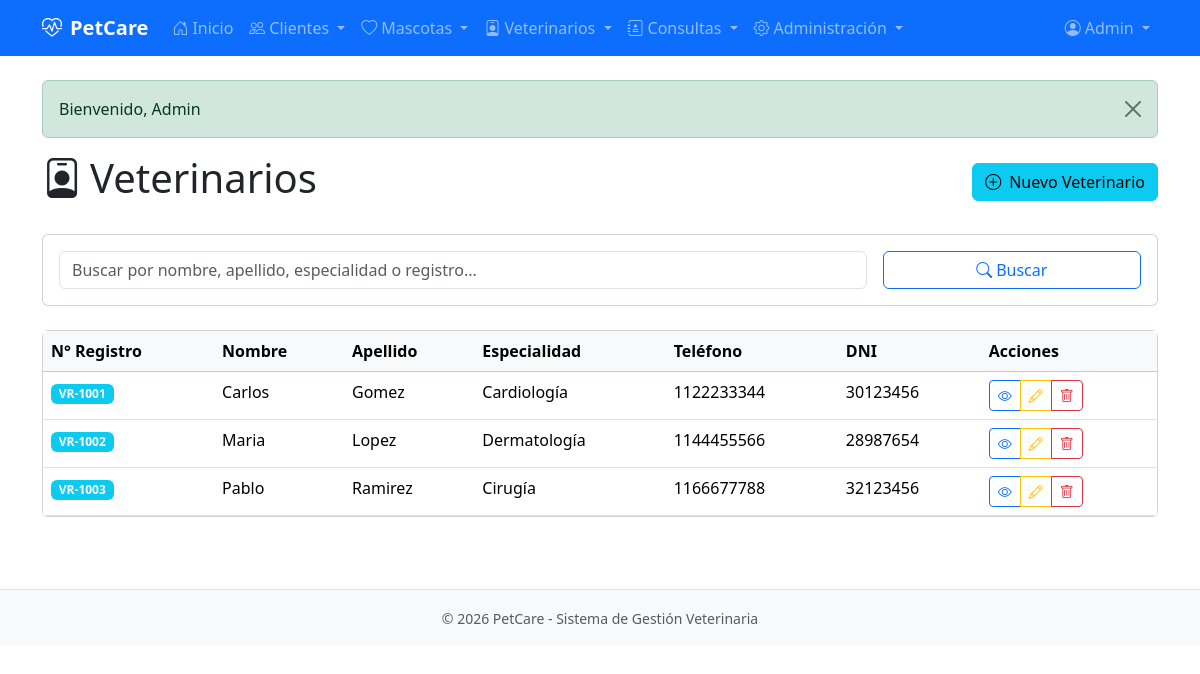
Page /pages/veterinario/listar.php (signed in) on the committed database.
### tables this page shows
CREATE TABLE usuarios (
    id_usuario INT AUTO_INCREMENT PRIMARY KEY,
    nombre VARCHAR(50) NOT NULL,
    apellido VARCHAR(50) NOT NULL,
    email VARCHAR(100) NOT NULL UNIQUE,
    password VARCHAR(255) NOT NULL,
    telefono VARCHAR(20),
    id_rol INT NOT NULL DEFAULT 3,
    activo TINYINT(1) NOT NULL DEFAULT 1,
    fecha_registro TIMESTAMP DEFAULT CURRENT_TIMESTAMP,
    CONSTRAINT fk_usuarios_roles FOREIGN KEY (id_rol) REFERENCES roles(id_rol)
);

CREATE TABLE veterinarios (
    id_veterinario INT AUTO_INCREMENT PRIMARY KEY,
    dni VARCHAR(15) NOT NULL UNIQUE,
    nombre VARCHAR(50) NOT NULL,
    apellido VARCHAR(50) NOT NULL,
    numero_registro VARCHAR(20) NOT NULL UNIQUE,
    telefono VARCHAR(20),
    especialidad VARCHAR(50)
);

### includes/auth.php (called while the page is built, shortened)
<?php
function isLoggedIn() {
    return isset($_SESSION['user_id']);
}
function getCurrentUser() {
    $db = getDB();
    $stmt = $db->prepare("SELECT u.*, r.nombre as rol_nombre FROM usuarios u LEFT JOIN roles r ON u.id_rol = r.id_rol WHERE u.id_usuario = ?");
    $stmt->execute([$_SESSION['user_id']]);
    return $stmt->fetch();
}

### includes/functions.php (called while the page is built, shortened)
<?php
function getAllVeterinarios($search = '') {
    $db = getDB();
    $sql = "SELECT * FROM veterinarios WHERE 1=1";
    $params = [];
    $sql .= " ORDER BY apellido, nombre";
    $stmt = $db->prepare($sql);
    $stmt->execute($params);
    return $stmt->fetchAll();
}

### pages/veterinario/listar.php (the view, shortened to what this page needs)
<?php
require_once dirname(__DIR__, 2) . '/includes/auth.php';
require_once dirname(__DIR__, 2) . '/includes/functions.php';
require_once dirname(__DIR__, 2) . '/includes/header.php';
$pageTitle = 'Veterinarios';
$search = $_GET['search'] ?? '';
$veterinarios = getAllVeterinarios($search);
?>
<div class="d-flex justify-content-between align-items-center mb-4">
    <h1><i class="bi bi-person-badge me-2"></i><?php echo $pageTitle; ?></h1>
    <a href="<?php echo APP_URL; ?>/pages/veterinario/crear.php" class="btn btn-info">
        <i class="bi bi-plus-circle me-2"></i>Nuevo Veterinario
    </a>
</div>
<div class="card mb-4">
    <div class="card-body">
        <form method="GET" class="row g-3">
            <div class="col-md-9">
                <input type="text" class="form-control" name="search" placeholder="Buscar por nombre, apellido, especialidad o registro..." value="<?php echo htmlspecialchars($search); ?>">
            </div>
            <div class="col-md-3">
                <button type="submit" class="btn btn-outline-primary w-100"><i class="bi bi-search me-1"></i>Buscar</button>
            </div>
        </form>
    </div>
</div>
<div class="card">
    <div class="card-body p-0">
        <?php if (empty($veterinarios)): ?>
            <div class="text-center py-5">
                <i class="bi bi-person-badge fs-1 text-muted"></i>
                <p class="text-muted mt-2">No hay veterinarios registrados</p>
                <a href="<?php echo APP_URL; ?>/pages/veterinario/crear.php" class="btn btn-info">Crear primer veterinario</a>
            </div>
        <?php else: ?>
            <div class="table-responsive">
                <table class="table table-hover mb-0">
                    <thead class="table-light">
                        <tr>
                            <th>N° Registro</th>
                            <th>Nombre</th>
                            <th>Apellido</th>
                            <th>Especialidad</th>
                            <th>Teléfono</th>
                            <th>DNI</th>
                            <th>Acciones</th>
                        </tr>
                    </thead>
                    <tbody>
                        <?php foreach ($veterinarios as $vet): ?>
                            <tr>
                                <td><span class="badge bg-info"><?php echo htmlspecialchars($vet['numero_registro']); ?></span></td>
                                <td><?php echo htmlspecialchars($vet['nombre']); ?></td>
                                <td><?php echo htmlspecialchars($vet['apellido']); ?></td>
                                <td><?php echo htmlspecialchars($vet['especialidad'] ?? '-'); ?></td>
                                <td><?php echo htmlspecialchars($vet['telefono'] ?? '-'); ?></td>
                                <td><?php echo htmlspecialchars($vet['dni']); ?></td>
                                <td>
                                    <div class="btn-group btn-group-sm">
                                        <a href="<?php echo APP_URL; ?>/pages/veterinario/ver.php?id=<?php echo $vet['id_veterinario']; ?>" class="btn btn-outline-primary" title="Ver">
                                            <i class="bi bi-eye"></i>
                                        </a>
                                        <a href="<?php echo APP_URL; ?>/pages/veterinario/editar.php?id=<?php echo $vet['id_veterinario']; ?>" class="btn btn-outline-warning" title="Editar">
                                            <i class="bi bi-pencil"></i>
                                        </a>
                                        <a href="<?php echo APP_URL; ?>/pages/veterinario/eliminar.php?id=<?php echo $vet['id_veterinario']; ?>" class="btn btn-outline-danger" title="Eliminar" onclick="return confirm('¿Estás seguro de eliminar este veterinario?')">
                                            <i class="bi bi-trash"></i>
                                        </a>
                                    </div>
                                </td>
                            </tr>
                        <?php endforeach; ?>
                    </tbody>
                </table>
            </div>
        <?php endif; ?>
    </div>
</div>
<?php require_once dirname(__DIR__, 2) . '/includes/footer.php'; ?>

### includes/header.php (shortened to what this page needs)
<?php
require_once __DIR__ . '/auth.php';
$user = getCurrentUser();
$currentPage = basename($_SERVER['PHP_SELF']);
?>
<!DOCTYPE html>
<html lang="es">
<head>
    <link href="https://cdn.jsdelivr.net/npm/bootstrap@5.3.2/dist/css/bootstrap.min.css" rel="stylesheet">
    <link href="https://cdn.jsdelivr.net/npm/bootstrap-icons@1.11.1/font/bootstrap-icons.css" rel="stylesheet">
    <link href="<?php echo APP_URL; ?>/assets/css/style.css" rel="stylesheet">
</head>
<body>
    <?php if (isLoggedIn()): ?>
    <nav class="navbar navbar-expand-lg navbar-dark bg-primary">
        <div class="container">
            <a class="navbar-brand fw-bold" href="<?php echo APP_URL; ?>/index.php">
                <i class="bi bi-heart-pulse me-2"></i><?php echo APP_NAME; ?>
            </a>
            <div class="collapse navbar-collapse" id="navbarNav">
                <ul class="navbar-nav me-auto">
                    <li class="nav-item">
                        <a class="nav-link <?php echo $currentPage === 'index.php' ? 'active' : ''; ?>" href="<?php echo APP_URL; ?>/index.php">
                            <i class="bi bi-house-door me-1"></i>Inicio
                        </a>
                    </li>
                    <?php if (in_array($user['rol_nombre'], ['Admin', 'Usuario común'])): ?>
                    <li class="nav-item dropdown">
                        <a class="nav-link dropdown-toggle <?php echo strpos($currentPage, 'cliente') !== false ? 'active' : ''; ?>" href="#" role="button" data-bs-toggle="dropdown">
                            <i class="bi bi-people me-1"></i>Clientes
                        </a>
                    </li>
                    <li class="nav-item dropdown">
                        <a class="nav-link dropdown-toggle <?php echo strpos($currentPage, 'mascota') !== false ? 'active' : ''; ?>" href="#" role="button" data-bs-toggle="dropdown">
                            <i class="bi bi-heart me-1"></i>Mascotas
                        </a>
                    </li>
                    <?php endif; ?>
                    <?php if (in_array($user['rol_nombre'], ['Admin', 'Veterinario'])): ?>
                    <li class="nav-item dropdown">
                        <a class="nav-link dropdown-toggle <?php echo strpos($currentPage, 'veterinario') !== false ? 'active' : ''; ?>" href="#" role="button" data-bs-toggle="dropdown">
                            <i class="bi bi-person-badge me-1"></i>Veterinarios
                        </a>
                    </li>
                    <?php endif; ?>
                    <?php if (in_array($user['rol_nombre'], ['Admin', 'Veterinario', 'Usuario común'])): ?>
                    <li class="nav-item dropdown">
                        <a class="nav-link dropdown-toggle <?php echo strpos($currentPage, 'consulta') !== false ? 'active' : ''; ?>" href="#" role="button" data-bs-toggle="dropdown">
                            <i class="bi bi-journal-medical me-1"></i>Consultas
                        </a>
                    </li>
                    <?php endif; ?>
                    <?php if ($user['rol_nombre'] === 'Admin'): ?>
                    <li class="nav-item dropdown">
                        <a class="nav-link dropdown-toggle <?php echo strpos($currentPage, 'usuario') !== false ? 'active' : ''; ?>" href="#" role="button" data-bs-toggle="dropdown">
                            <i class="bi bi-gear me-1"></i>Administración
                        </a>
                    </li>
                    <?php endif; ?>
                </ul>
                <ul class="navbar-nav ms-auto">
                    <li class="nav-item dropdown">
                        <a class="nav-link dropdown-toggle" href="#" role="button" data-bs-toggle="dropdown">
                            <i class="bi bi-person-circle me-1"></i><?php echo htmlspecialchars($user['nombre']); ?>
                        </a>
                    </li>
                </ul>
            </div>
        </div>
    </nav>
    <?php endif; ?>
    <main class="container py-4">
        <?php if (isset($_SESSION['flash_message'])): ?>
            <div class="alert alert-<?php echo $_SESSION['flash_type'] ?? 'info'; ?> alert-dismissible fade show" role="alert">
                <?php
                    echo $_SESSION['flash_message'];
                ?>
                <button type="button" class="btn-close" data-bs-dismiss="alert"></button>
            </div>
        <?php endif; ?>

### rows in the picture
usuarios: nombre "Admin"
veterinarios: numero_registro "VR-1001", nombre "Carlos", apellido "Gomez", especialidad "Cardiología", telefono "1122233344", dni "30123456"
veterinarios: numero_registro "VR-1002", nombre "Maria", apellido "Lopez", especialidad "Dermatología", telefono "1144455566", dni "28987654"
veterinarios: numero_registro "VR-1003", nombre "Pablo", apellido "Ramirez", especialidad "Cirugía", telefono "1166677788", dni "32123456"

### other values in the picture
APP_NAME "PetCare"
$_SESSION['flash_message'] "Bienvenido, Admin"
$pageTitle "Veterinarios"
